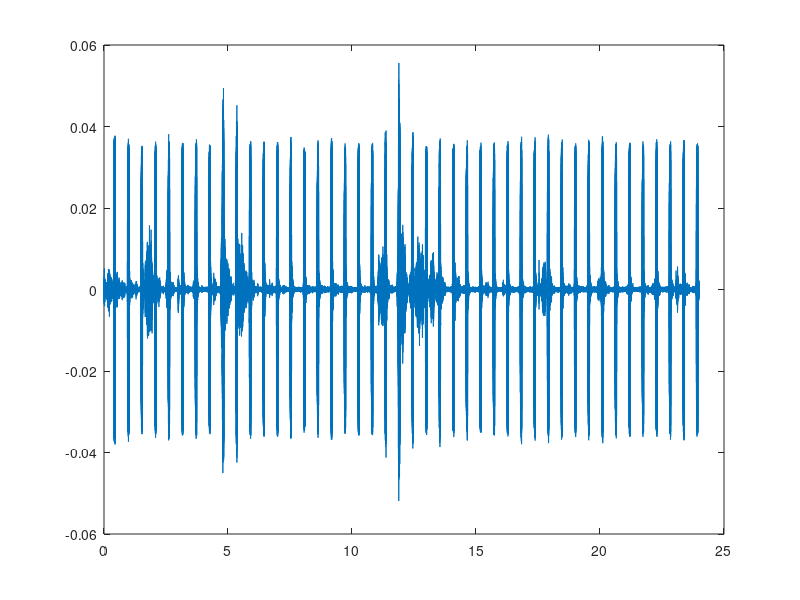

Source code (MATLAB): (Note: this script raises an error after producing the figure.)
clc; close all; clear all;

load("cueRecording.mat");

fs = 48000;
% fs = 4*2^13;

onset = (startmoment-startrecord)*fs;
audio = audio1(1,onset:end);
audio = -audio;

t = (0:length(audio)-1)./fs;

cueonset = 0.022*fs;
% cueonset = 1;
cues = zeros(size(t));
cues(:,cueonset:(fs)/1.25:end) = 1;

figure
plot(t,audio)
% xlim([0 2])

% audio = audio(5*fs:25*fs);
% t = (0:length(audio)-1)./fs;
% cues = cues(5*fs:25*fs);

[pks,locs] = findpeaks(audio,'MinPeakHeight',.05,'MinPeakDistance',0.7*fs);
[pks2,locs2] = findpeaks(cues);

% pks(end) = []; locs(end) = [];
pks2(1) = []; locs2(1) = [];

% difference = (locs - locs2)/fs;
% distance = diff(locs/fs);
% 
% mudif = mean(difference)
% mudis = mean(distance)
% 
% sigdif = std(difference)
% sigdis = std(distance)

figure
hold on
plot(t,audio,'b')
plot(locs/fs,pks,'*')
plot(t,cues)
plot(locs2/fs,pks2,'k*')
hold off
xlabel('seconden')
% xlim([0 3])
ylim([0 max(audio)])

[Pxx,Fxx] = periodogram(audio,[],[],48000);
figure
plot(Fxx,Pxx)

[b,a] = butter(4,[300 375]./(fs/2),'bandpass');

audiofilter = filtfilt(b,a,audio);

figure
hold on
plot(t,audio);
plot(t,cues);
hold off
